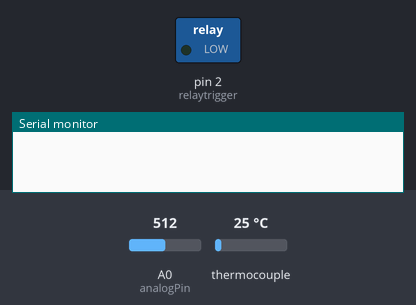
Bench run of a sketch on a simulated Arduino Uno, built with avr-gcc and run on an emulated ATmega328P. Parts: switched loads named in the sketch (green lamp = pin HIGH), the last lines printed to the serial monitor. The inputs (shaded band) are chosen by the test bench; at power-on: A0 (analogPin) = 512, thermocouple 25 °C.

Above: at 0.1 s.
At 0.6 s:
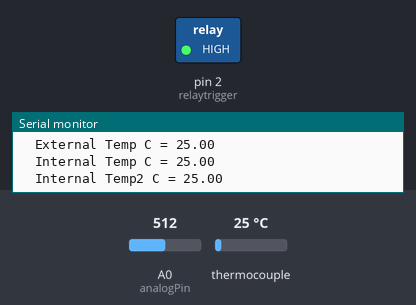
Timing chart, 0 to 2.1 s (numbered marks = the images above):
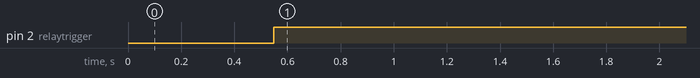

Measured:
- by itself, pin 2 (relaytrigger): LOW → HIGH at 0.55 s

The sketch:

pressure_transducer_high_temp_test_alt.ino
```cpp
#include "max6675.h"

//Define variables
unsigned long time;
float actualtemp_ext = 0;
float actualtemp_int = 0;
float actualtemp_int2 = 0;
float thermocouple1_offset = 0; //+0 deg. C offset
float thermocouple2_offset = 0; //+0 deg. C offset
float thermocouple3_offset = 0; //+0 deg. C offset
float templimit_ext = 500;
float templimit_int = 400;

// Pressure transducer pins
const int analogPin = A0; // input connected to analog pin 0
float inPin;        // variable to store the read value
float val = 0;      // variable to store the read value

//Relay Pin Definitions
int relaytrigger = 2;

//Thermocouple 1 Pin Definitions
int thermoDO1 = 8;            // SO pin on HW-550 board
int thermoCS1 = 6;            // CS pin (PWM)
int thermoCLK1 = 5;           // SCK pin (PWM)
//int vccPin1 = 6;              // choose pin for vcc
//int gndPin1 = 7;              // choose pin for gnd

//Thermocouple 2 Pin Definitions
int thermoDO2 = 9;            // SO pin on HW-550 board
int thermoCS2 = 6;            // CS pin (PWM)
int thermoCLK2 = 5;           // SCK pin (PWM)
////int vccPin2 = 24;              // choose pin for vcc
////int gndPin2 = 22;              // choose pin for gnd

//Thermocouple 3 Pin Definitions
int thermoDO3 = 10;            // SO pin on HW-550 board
int thermoCS3 = 6;            // CS pin (PWM)
int thermoCLK3 = 5;           // SCK pin (PWM)
//int vccPin3 = 6;              // choose pin for vcc
//int gndPin3 = 7;              // choose pin for gnd

MAX6675 thermocouple1(thermoCLK1, thermoCS1, thermoDO1);      //defining MAX6675
MAX6675 thermocouple2(thermoCLK1, thermoCS1, thermoDO2);      //defining MAX6675
MAX6675 thermocouple3(thermoCLK1, thermoCS1, thermoDO3);      //defining MAX6675

void setup() {
  Serial.begin(9600);

  // For Relay
  pinMode(relaytrigger, OUTPUT);

  // For thermocouple 1
  // pinMode(vccPin1, OUTPUT); digitalWrite(vccPin1, HIGH); //set pin as a 5V vcc
  // pinMode(gndPin1, OUTPUT); digitalWrite(gndPin1, LOW);  //set pin as a gnd

  // For thermocouple 2
  // pinMode(vccPin2, OUTPUT); digitalWrite(vccPin2, HIGH); //set pin as a 5V vcc
  // pinMode(gndPin2, OUTPUT); digitalWrite(gndPin2, LOW);  //set pin as a gnd

  // wait for MAX chip to stabilize
  delay(500);

}

void loop() {
  inPin = analogRead(analogPin);   // read the input pin
  val = (((inPin - 101)*30)/(922-101));
  /*
  1024 bits for arduino input, multiplication factor is 30 as transducer reads 0 to 30 PSI
  0.5 volts is an analog reading of 101  (rounded) for 0 PSI i.e. aprrox. 0.0-0.5v = 0 PSI
  4.5 volts is an analog reading of 922  (rounded) for 30 PSI i.e. aprroX. 4.5-5.0v = 30 PSI
  so the formula is Pressure (PSI) = ( Analog Reading - 101 ) * 30 /  ( 922 - 101 )
  */
  Serial.print("\t");
  Serial.print("Pressure Value (PSI) = ");
  Serial.println(val);
  Serial.print("\t");

  actualtemp_ext = (thermocouple1.readCelsius()) - thermocouple1_offset;
  Serial.print("External Temp C = ");
  Serial.println(actualtemp_ext);
  Serial.print("\t");
  if (actualtemp_ext < templimit_ext) //Temperature Comparison
  {
    actualtemp_int = (thermocouple2.readCelsius()) - thermocouple2_offset;
    Serial.print("Internal Temp C = ");
    Serial.println(actualtemp_int);
    Serial.print("\t");
    actualtemp_int2 = (thermocouple3.readCelsius()) - thermocouple3_offset;
    Serial.print("Internal Temp2 C = ");
    Serial.println(actualtemp_int2);
    Serial.print("\t");
    if (actualtemp_int < templimit_int) //Temperature Comparison
    {
    digitalWrite(relaytrigger,HIGH);           // Turns ON Relay
    Serial.println("Relay closed");
    Serial.print("\t");
    }
    else
    {
    digitalWrite(relaytrigger,LOW);           // Turns OFF Relay
    Serial.println("Relay open");
    Serial.print("\t");
    }
  }
  else
  {
    actualtemp_int = (thermocouple2.readCelsius()) - thermocouple2_offset;
    Serial.print("Internal Temp C = ");
    Serial.println(actualtemp_int);
    Serial.print("\t");
    actualtemp_int2 = (thermocouple3.readCelsius()) - thermocouple3_offset;
    Serial.print("Internal Temp2 C = ");
    Serial.println(actualtemp_int2);
    Serial.print("\t");
    digitalWrite(relaytrigger,LOW);           // Turns OFF Relay
    Serial.println("Relay open");
    Serial.print("\t");
  }
  Serial.print("Time: ");
  time = millis();
  Serial.println(time);
  Serial.print("\n");
  delay(500);
}
```
